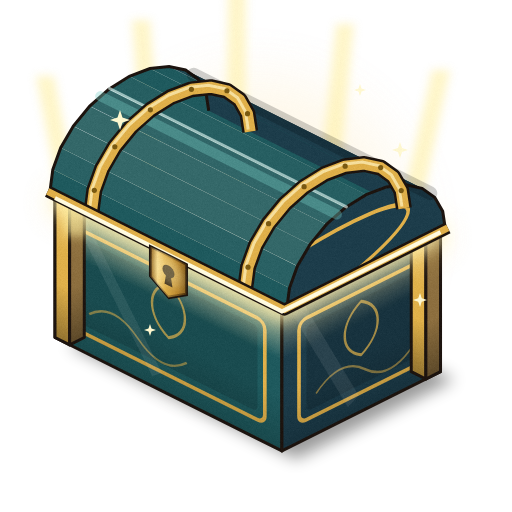
#> input picture art/round3/crate_limited.png, 512 x 512 px
$ python post.py ../crate_limited.png ../enemy_soldier.png 1.0 ../enemy_soldier.png 5
#> lines starting #> are read from the running program, lines starting #| are printed output that depends on the picture
#!/usr/bin/env python3
"""Post-process a rendered PNG: subtle monochrome grain (alpha preserved), then shrink under a byte limit by palette quantization."""
import sys, os, io
import numpy as np
from PIL import Image

src, dst, grain, opaque, limit = sys.argv[1], sys.argv[2], float(sys.argv[3]), sys.argv[4] == '1', int(sys.argv[5])
im = Image.open(src).convert('RGBA')
#> im is the input picture: PIL image 512x512 RGBA; mean R, G, B, A 64.6, 70.3, 51.2, 114.2
a = np.asarray(im).astype(np.float32)
if grain > 0:
    rs = np.random.default_rng(abs(hash(os.path.basename(dst))) % (2**32))
    n = rs.normal(0, grain, a.shape[:2]).astype(np.float32)
    # slightly blur-free fine grain, weaker on very dark & very bright pixels
    lum = a[..., :3].mean(axis=2) / 255.0
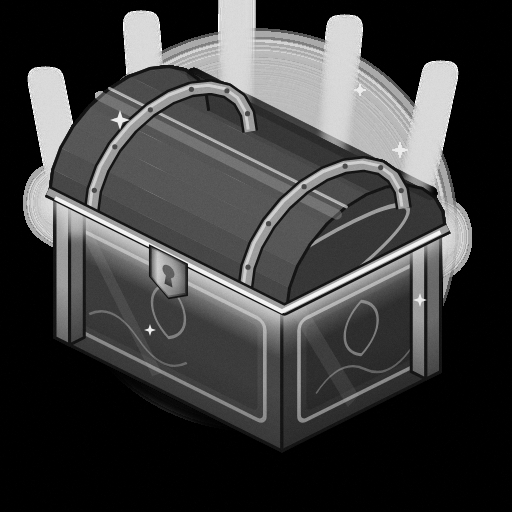
#> lum: shape (512, 512) float32; min 0, max 1, mean 0.243
    w = 0.55 + 0.9 * lum * (1 - lum) * 2
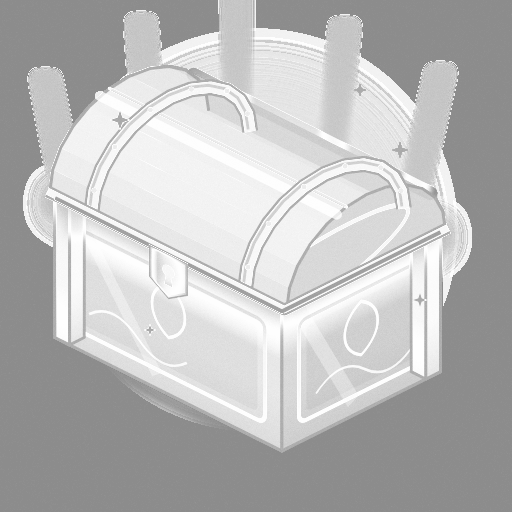
#> w: shape (512, 512) float32; min 0.55, max 1, mean 0.735
    for c in range(3):
        a[..., c] += n * w
a = np.clip(a, 0, 255).astype(np.uint8)
if opaque:
    a[..., 3] = 255
im = Image.fromarray(a, 'RGBA')
if opaque:
    im = im.convert('RGB')

def save(img, **kw):
    b = io.BytesIO(); img.save(b, 'PNG', optimize=True, **kw); return b.getvalue()

data = save(im)
mode = 'full'
if len(data) > limit:
    if opaque:
        q = im.quantize(256, method=Image.Quantize.MEDIANCUT, kmeans=2)
    else:
        q = im.quantize(256, method=Image.Quantize.FASTOCTREE, dither=Image.Dither.FLOYDSTEINBERG)
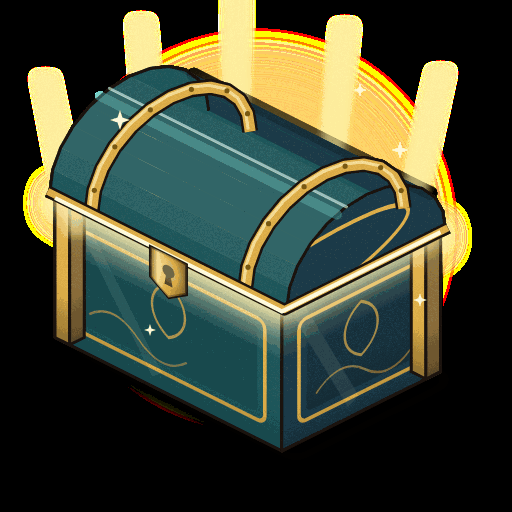
#> q: PIL image 512x512 P; mean R, G, B 63.9, 69.6, 50.5
    data = save(q); mode = 'pal256'
    for nc in (192, 128, 96):
        if len(data) <= limit: break
        q = im.quantize(nc, method=Image.Quantize.MEDIANCUT, kmeans=2) if opaque else im.quantize(nc, method=Image.Quantize.FASTOCTREE, dither=Image.Dither.FLOYDSTEINBERG)
        data = save(q); mode = f'pal{nc}'
open(dst, 'wb').write(data)
print(f'{len(data)//1024}KB {mode}')
#| 39KB pal96

$ run again, on art/round3/gear_helm.png
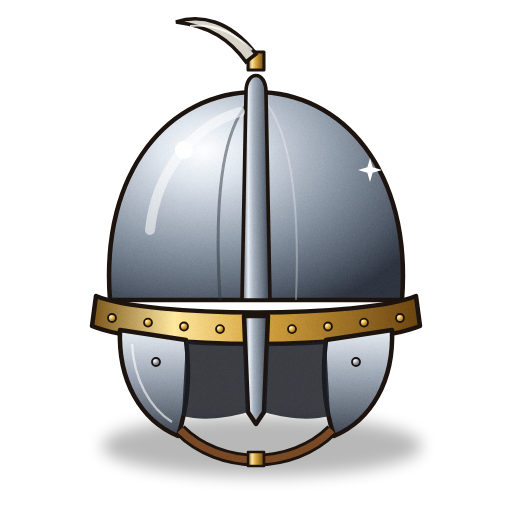
#> input picture art/round3/gear_helm.png, 512 x 512 px
#> im is the input picture: PIL image 512x512 RGBA; mean R, G, B, A 41.2, 41.5, 41.8, 87.7
#> `w = 0.55 + 0.9 * lum * (1 - lum) * 2`:
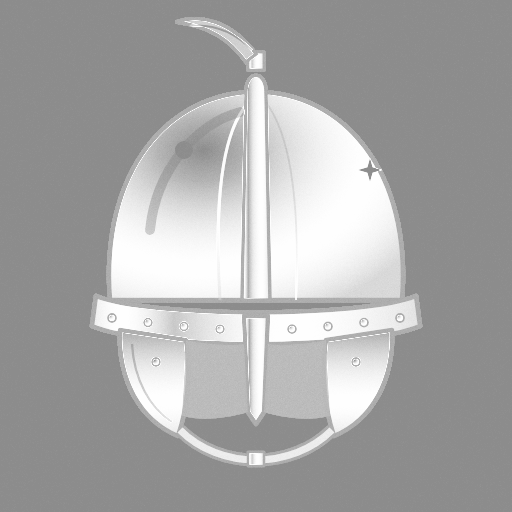
#> w: shape (512, 512) float32; min 0.55, max 1, mean 0.657
#> `q = im.quantize(256, method=Image.Quantize.FASTOCTREE, dither=Image.Di..`:
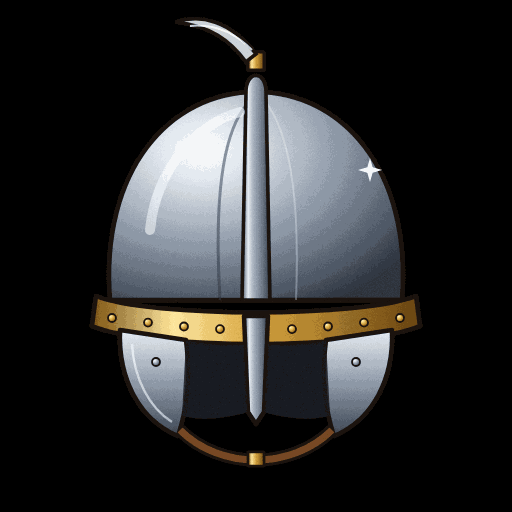
#> q: PIL image 512x512 P; mean R, G, B 40.6, 41, 41.3
#| 25KB pal96

$ run again, on art/round3/medal_silver.png
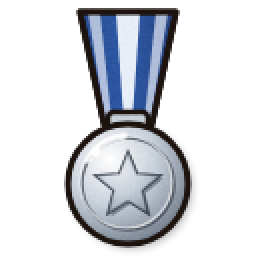
#> input picture art/round3/medal_silver.png, 128 x 128 px (shown 2 times larger)
#> im is the input picture: PIL image 128x128 RGBA; mean R, G, B, A 43.8, 46.5, 52, 84.4
#> `w = 0.55 + 0.9 * lum * (1 - lum) * 2`:
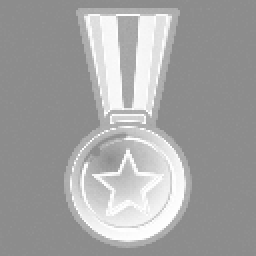
#> w: shape (128, 128) float32 (shown 2 times larger); min 0.55, max 1, mean 0.644
#> `q = im.quantize(256, method=Image.Quantize.FASTOCTREE, dither=Image.Di..`:
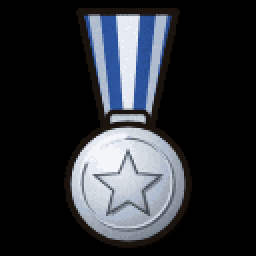
#> q: PIL image 128x128 P (shown 2 times larger); mean R, G, B 43.3, 46.1, 51.5
#| 3KB pal96
